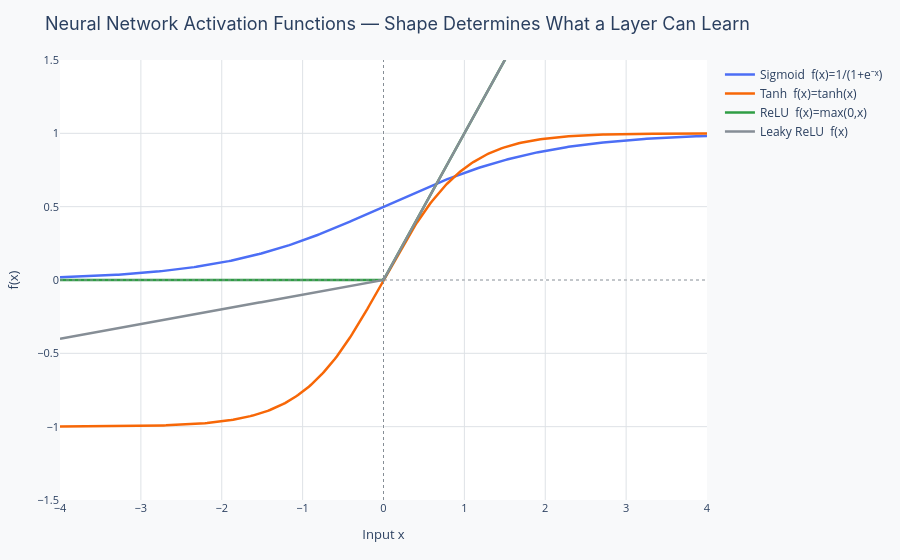

Notebook code cell kept with this figure:
### Markdown cell above
---
## Real-world example: Activation functions in a neural network

A neural network applies a function to the output of each layer. That function, called an activation function, is what allows the network to learn non-linear patterns. Without it, stacking layers would collapse into a single linear function, and the network could not model anything more complex than a straight line.

The chart below shows four common activation functions plotted side by side on the same input range. Notice:

- **Notice:** ReLU is zero for all negative inputs and linear for positive inputs; its sharp corner at zero makes it simple and fast to compute, which is why it is the default in most deep learning today
- **Notice:** The sigmoid saturates at 0 and 1 for very large and very small inputs; in those flat regions the derivative is nearly zero, which causes the "vanishing gradient" problem in deep networks
- **Notice:** Tanh is a rescaled sigmoid centered at zero; centering at zero makes optimization slightly better behaved than sigmoid

> **Discussion question:** A teammate proposes using a linear activation function (f(x) = x) in every layer of a neural network. Why would this make the network unable to learn any non-linear relationships, no matter how many layers you add?

### Code cell
x = np.linspace(-4, 4, 300)

activations = {
    "Sigmoid  f(x)=1/(1+e⁻ˣ)": (1 / (1 + np.exp(-x)),       PALETTE["primary"]),
    "Tanh  f(x)=tanh(x)":        (np.tanh(x),                  PALETTE["secondary"]),
    "ReLU  f(x)=max(0,x)":       (np.maximum(0, x),            PALETTE["accent"]),
    "Leaky ReLU  f(x)":          (np.where(x > 0, x, 0.1*x),  PALETTE["muted"]),
}

fig = go.Figure()
for name, (y, color) in activations.items():
    fig.add_trace(go.Scatter(x=x, y=y, mode="lines",
                             line=dict(color=color, width=2.5), name=name))
fig.add_hline(y=0, line_color=PALETTE["muted"], line_dash="dot", line_width=1)
fig.add_vline(x=0, line_color=PALETTE["muted"], line_dash="dot", line_width=1)
layout = base_layout(
    title="Neural Network Activation Functions — Shape Determines What a Layer Can Learn",
    xaxis_title="Input x", yaxis_title="f(x)",
)
layout.update(xaxis=dict(range=[-4, 4]), yaxis=dict(range=[-1.5, 1.5]))
fig.update_layout(layout)
fig.show()

### Figure 1 — Plotly figure (JSON) as saved in the notebook; plotly's stock layout.template omitted (floating-point values rounded to 4 significant figures; data arrays with more than 128 entries replaced by an {"elided": "..."} marker saying what was removed)
{"data": [{"line": {"color": "#4C6EF5", "width": 2.5}, "mode": "lines", "name": "Sigmoid  f(x)=1/(1+e⁻ˣ)", "type": "scatter", "x": {"elided": "300 float values"}, "y": {"elided": "300 float values"}}, {"line": {"color": "#F76707", "width": 2.5}, "mode": "lines", "name": "Tanh  f(x)=tanh(x)", "type": "scatter", "x": {"elided": "300 float values"}, "y": {"elided": "300 float values"}}, {"line": {"color": "#2F9E44", "width": 2.5}, "mode": "lines", "name": "ReLU  f(x)=max(0,x)", "type": "scatter", "x": {"elided": "300 float values"}, "y": {"elided": "300 float values"}}, {"line": {"color": "#868E96", "width": 2.5}, "mode": "lines", "name": "Leaky ReLU  f(x)", "type": "scatter", "x": {"elided": "300 float values"}, "y": {"elided": "300 float values"}}], "layout": {"legend": {"font": {"size": 12}}, "margin": {"b": 60, "l": 60, "r": 30, "t": 60}, "paper_bgcolor": "#F8F9FA", "plot_bgcolor": "#FFFFFF", "shapes": [{"line": {"color": "#868E96", "dash": "dot", "width": 1}, "type": "line", "x0": 0, "x1": 1, "xref": "x domain", "y0": 0, "y1": 0, "yref": "y"}, {"line": {"color": "#868E96", "dash": "dot", "width": 1}, "type": "line", "x0": 0, "x1": 0, "xref": "x", "y0": 0, "y1": 1, "yref": "y domain"}], "title": {"font": {"family": "Inter, Arial, sans-serif", "size": 18}, "text": "Neural Network Activation Functions — Shape Determines What a Layer Can Learn"}, "xaxis": {"gridcolor": "#DEE2E6", "range": [-4, 4], "tickfont": {"size": 11}, "title": {"font": {"size": 13}, "text": "Input x"}}, "yaxis": {"gridcolor": "#DEE2E6", "range": [-1.5, 1.5], "tickfont": {"size": 11}, "title": {"font": {"size": 13}, "text": "f(x)"}}}}
